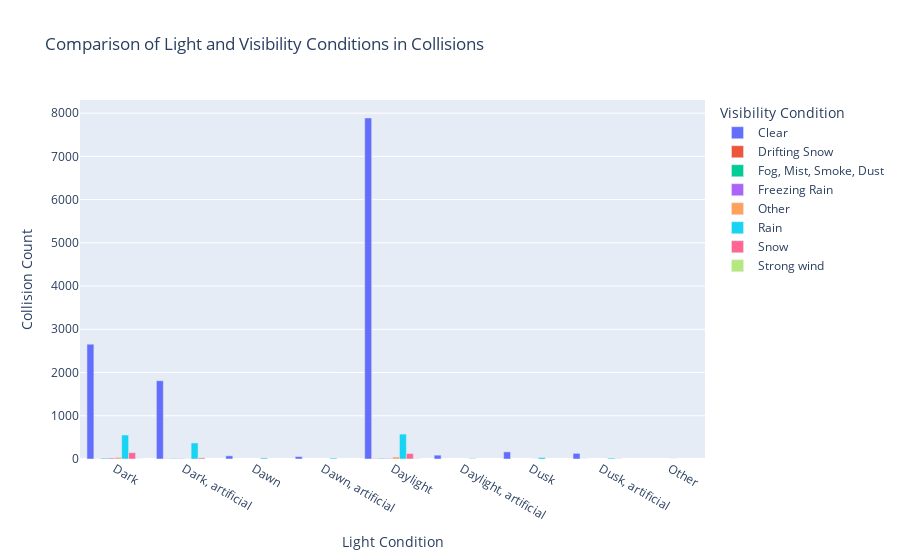

Write notebook code for a chart like this one.
### Code cell
# Group by light and visibility conditions and count the occurrences of collisions
light_visibility_counts = df.groupby(['LIGHT', 'VISIBILITY']).size().reset_index(name='Collision Count')

# Create a grouped bar plot using Plotly
fig = px.bar(light_visibility_counts, x='LIGHT', y='Collision Count', color='VISIBILITY',
             title='Comparison of Light and Visibility Conditions in Collisions',
             labels={'Collision Count': 'Collision Count', 'LIGHT': 'Light Condition', 'VISIBILITY': 'Visibility Condition'},
             barmode='group')

# Show the plot
fig.show()

### Figure 1 — Plotly figure (JSON) as saved in the notebook; plotly's stock layout.template omitted (floating-point values rounded to 4 significant figures)
{"data": [{"alignmentgroup": "True", "hovertemplate": "Visibility Condition=Clear<br>Light Condition=%{x}<br>Collision Count=%{y}<extra></extra>", "legendgroup": "Clear", "marker": {"color": "#636efa", "pattern": {"shape": ""}}, "name": "Clear", "offsetgroup": "Clear", "orientation": "v", "showlegend": true, "textposition": "auto", "type": "bar", "x": ["Dark", "Dark, artificial", "Dawn", "Dawn, artificial", "Daylight", "Daylight, artificial", "Dusk", "Dusk, artificial"], "xaxis": "x", "y": [2655, 1810, 74, 57, 7888, 89, 165, 131], "yaxis": "y"}, {"alignmentgroup": "True", "hovertemplate": "Visibility Condition=Drifting Snow<br>Light Condition=%{x}<br>Collision Count=%{y}<extra></extra>", "legendgroup": "Drifting Snow", "marker": {"color": "#EF553B", "pattern": {"shape": ""}}, "name": "Drifting Snow", "offsetgroup": "Drifting Snow", "orientation": "v", "showlegend": true, "textposition": "auto", "type": "bar", "x": ["Dark", "Dark, artificial", "Daylight", "Dusk, artificial"], "xaxis": "x", "y": [2, 5, 8, 2], "yaxis": "y"}, {"alignmentgroup": "True", "hovertemplate": "Visibility Condition=Fog, Mist, Smoke, Dust<br>Light Condition=%{x}<br>Collision Count=%{y}<extra></extra>", "legendgroup": "Fog, Mist, Smoke, Dust", "marker": {"color": "#00cc96", "pattern": {"shape": ""}}, "name": "Fog, Mist, Smoke, Dust", "offsetgroup": "Fog, Mist, Smoke, Dust", "orientation": "v", "showlegend": true, "textposition": "auto", "type": "bar", "x": ["Dark", "Dark, artificial", "Daylight"], "xaxis": "x", "y": [18, 11, 15], "yaxis": "y"}, {"alignmentgroup": "True", "hovertemplate": "Visibility Condition=Freezing Rain<br>Light Condition=%{x}<br>Collision Count=%{y}<extra></extra>", "legendgroup": "Freezing Rain", "marker": {"color": "#ab63fa", "pattern": {"shape": ""}}, "name": "Freezing Rain", "offsetgroup": "Freezing Rain", "orientation": "v", "showlegend": true, "textposition": "auto", "type": "bar", "x": ["Dark", "Dark, artificial", "Daylight"], "xaxis": "x", "y": [21, 9, 11], "yaxis": "y"}, {"alignmentgroup": "True", "hovertemplate": "Visibility Condition=Other<br>Light Condition=%{x}<br>Collision Count=%{y}<extra></extra>", "legendgroup": "Other", "marker": {"color": "#FFA15A", "pattern": {"shape": ""}}, "name": "Other", "offsetgroup": "Other", "orientation": "v", "showlegend": true, "textposition": "auto", "type": "bar", "x": ["Dark", "Dark, artificial", "Daylight", "Dusk", "Other"], "xaxis": "x", "y": [37, 4, 47, 1, 2], "yaxis": "y"}, {"alignmentgroup": "True", "hovertemplate": "Visibility Condition=Rain<br>Light Condition=%{x}<br>Collision Count=%{y}<extra></extra>", "legendgroup": "Rain", "marker": {"color": "#19d3f3", "pattern": {"shape": ""}}, "name": "Rain", "offsetgroup": "Rain", "orientation": "v", "showlegend": true, "textposition": "auto", "type": "bar", "x": ["Dark", "Dark, artificial", "Dawn", "Dawn, artificial", "Daylight", "Daylight, artificial", "Dusk", "Dusk, artificial"], "xaxis": "x", "y": [555, 371, 24, 21, 576, 10, 35, 21], "yaxis": "y"}, {"alignmentgroup": "True", "hovertemplate": "Visibility Condition=Snow<br>Light Condition=%{x}<br>Collision Count=%{y}<extra></extra>", "legendgroup": "Snow", "marker": {"color": "#FF6692", "pattern": {"shape": ""}}, "name": "Snow", "offsetgroup": "Snow", "orientation": "v", "showlegend": true, "textposition": "auto", "type": "bar", "x": ["Dark", "Dark, artificial", "Daylight", "Dusk, artificial"], "xaxis": "x", "y": [146, 26, 127, 4], "yaxis": "y"}, {"alignmentgroup": "True", "hovertemplate": "Visibility Condition=Strong wind<br>Light Condition=%{x}<br>Collision Count=%{y}<extra></extra>", "legendgroup": "Strong wind", "marker": {"color": "#B6E880", "pattern": {"shape": ""}}, "name": "Strong wind", "offsetgroup": "Strong wind", "orientation": "v", "showlegend": true, "textposition": "auto", "type": "bar", "x": ["Dark", "Daylight"], "xaxis": "x", "y": [2, 6], "yaxis": "y"}], "layout": {"barmode": "group", "legend": {"title": {"text": "Visibility Condition"}, "tracegroupgap": 0}, "title": {"text": "Comparison of Light and Visibility Conditions in Collisions"}, "xaxis": {"anchor": "y", "domain": [0, 1], "title": {"text": "Light Condition"}}, "yaxis": {"anchor": "x", "domain": [0, 1], "title": {"text": "Collision Count"}}}}
